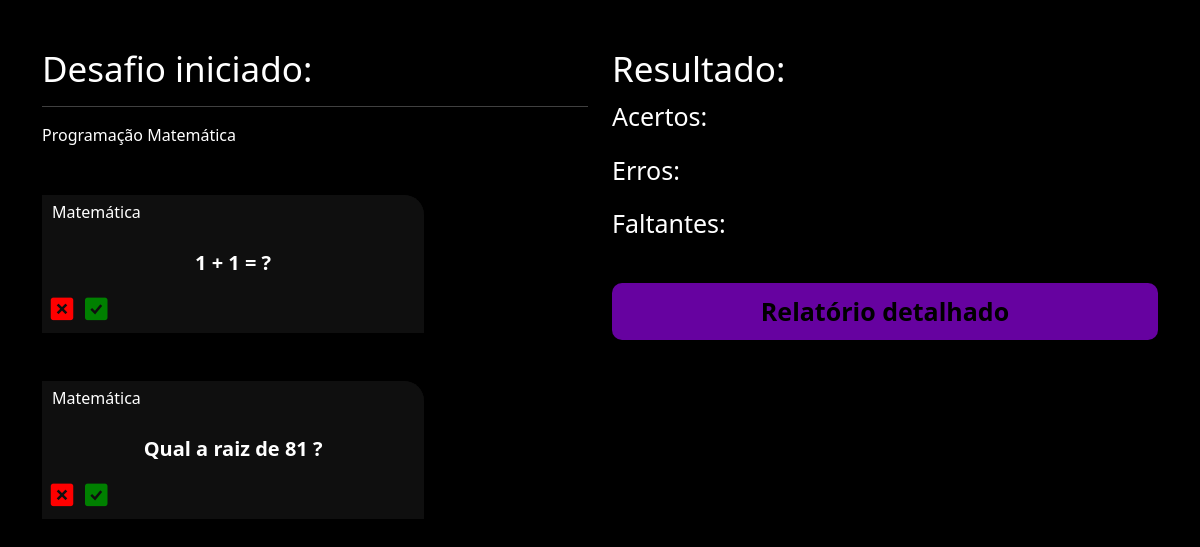
The app's page /flashcard/desafio/8 with its own data.
### flashcard/models.py (models this page shows, shortened)
class FlashcardDesafio(models.Model):
    flashcard = models.ForeignKey(Flashcard, on_delete=models.DO_NOTHING)
    respondido = models.BooleanField(default=True)
    acertou = models.BooleanField(default=False)

class Flashcard(models.Model):
    DIFICULDADE_CHOICES = (('D', 'Difícil'), ('M', 'Médio'), ('F', 'Fácil'))
    user = models.ForeignKey(User, on_delete=models.DO_NOTHING)
    pergunta = models.CharField(max_length=200)
    resposta = models.TextField()
    categoria = models.ForeignKey(Categoria, on_delete=models.DO_NOTHING)
    dificuldade = models.CharField(max_length=1, choices=DIFICULDADE_CHOICES)

class Categoria(models.Model):
    nome = models.CharField(max_length=25)
    def __str__(self):
        return self.nome

### flashcard/views.py (the view)
# urls.py: path('desafio/<int:id>', views.desafio, name='desafio')
def desafio(req, id):
    desafio = Desafio.objects.get(id=id)
    if req.method=="GET":
        return render(
            req,
            'desafio.html',
            {
                'desafio': desafio
            }
        )

### flashcard/templates/desafio.html (shortened to what this page needs)
{% extends "base.html" %} {% load static %} {% block 'header' %}
<link href="{% static 'usuarios/css/cadastro.css' %}" rel="stylesheet" />
<link href="{% static 'flashcard/css/novo_flashcard.css' %}" rel="stylesheet" />
<link
  href="{% static 'flashcard/css/iniciar_desafio.css' %}"
  rel="stylesheet"
/>
<link href="{% static 'flashcard/css/desafio.css' %}" rel="stylesheet" />
<link
  href="https://unpkg.com/boxicons@2.1.4/css/boxicons.min.css"
  rel="stylesheet"
/>
{% endblock 'header' %} {% block 'conteudo' %}
<div class="container">
  <br />
  <br />
  <div class="row">
    <div class="col-md">
      <h3 class="fonte-secundaria">Desafio iniciado:</h3>
      <hr />
      <span class="badge-categoria">Programação</span>
      <span class="badge-categoria">Matemática</span>
      <br />
      <br />
      <br />
      {% for flash in desafio.flashcard.all %}
      <div class="box-new-flashcard">
        <div class="flashcard">
          <div class="flashcard-categoria">{{flash.flashcard.categoria}}</div>
          <br />
          <br />
          <div class="flashcard-box-item" onclick="flip_card({{flash.id}})">
            <p class="flashcard-item">{{flash.flashcard.pergunta}}</p>
          </div>
          <div class="responder">
            <a href=""><i class="bx bxs-x-square icone-vermelho"></i></a>
            <a href=""><i class="bx bxs-check-square icone-verde"></i></a>
          </div>
        </div>
      </div>
      <br />
      <br />
      {% endfor %}
    </div>
    <div class="col-md">
      <h3 class="fonte-secundaria">Resultado:</h3>
      <p class="fonte-p">Acertos:</p>
      <p class="fonte-p">Erros:</p>
      <p class="fonte-p">Faltantes:</p>
      <br />
      <a class="btn-cadastro btn-desafio" href="">Relatório detalhado</a>
    </div>
  </div>
</div>
{% endblock 'conteudo' %}

### templates/static/geral/css/base.css (style rules this page uses)
:root { --color-0: #000; --color-1: #0f0f0f; --color-2: rgb(77, 22, 109); --color-3: #6602a0; --color-4: #004aac; }
body { background-color: var(--color-0); color: white }

### templates/static/usuarios/css/cadastro.css (style rules this page uses)
* { margin: 0; padding: 0; }
.btn-cadastro { padding: 10px; background-color: var(--color-3); border: none; border-radius: 10px; color: #fff; font-size: 18px; font-weight: bold; padding-left: 25px; padding-right: 25px; align-items: center; justify-content: center; transition: all 0.2s ease-in-out; }
.btn-cadastro::after, .btn-cadastro:hover { background-color: var(--color-2); transform: scale(1.1); }

### templates/static/flashcard/css/novo_flashcard.css (style rules this page uses)
.box-new-flashcard { width: 70%; margin: auto; }
.flashcard { background-color: var(--color-1); padding: 5px; border-radius: 0 20px 0 0; }
.flashcard-box-item { text-align: center; }
.flashcard p { font-size: 20px; font-weight: bold; cursor: pointer; }
.flashcard-categoria { background-color: var(--color-1); display: inline; padding: 5px; }

### templates/static/flashcard/css/iniciar_desafio.css (style rules this page uses)
.fonte-secundaria { font-size: 35px; }

### templates/static/flashcard/css/desafio.css (style rules this page uses)
* { color: #fff; }
.box-new-flashcard { margin: 0; background-color: var(--color-1); border-radius: 20px; }
.icone-vermelho { color:red; font-size: 30px; }
.icone-verde { color:green; font-size: 30px; }
.fonte-p { font-size: 25px; }
.btn-desafio { width: 100% !important; color: black; text-decoration: none; display: block; text-align: center; font-size: 25px; }

### records on screen
FlashcardDesafio: flashcard.categoria "Matemática", flashcard.pergunta "1 + 1 = ?"
FlashcardDesafio: flashcard.categoria "Matemática", flashcard.pergunta "Qual a raiz de 81 ?"
